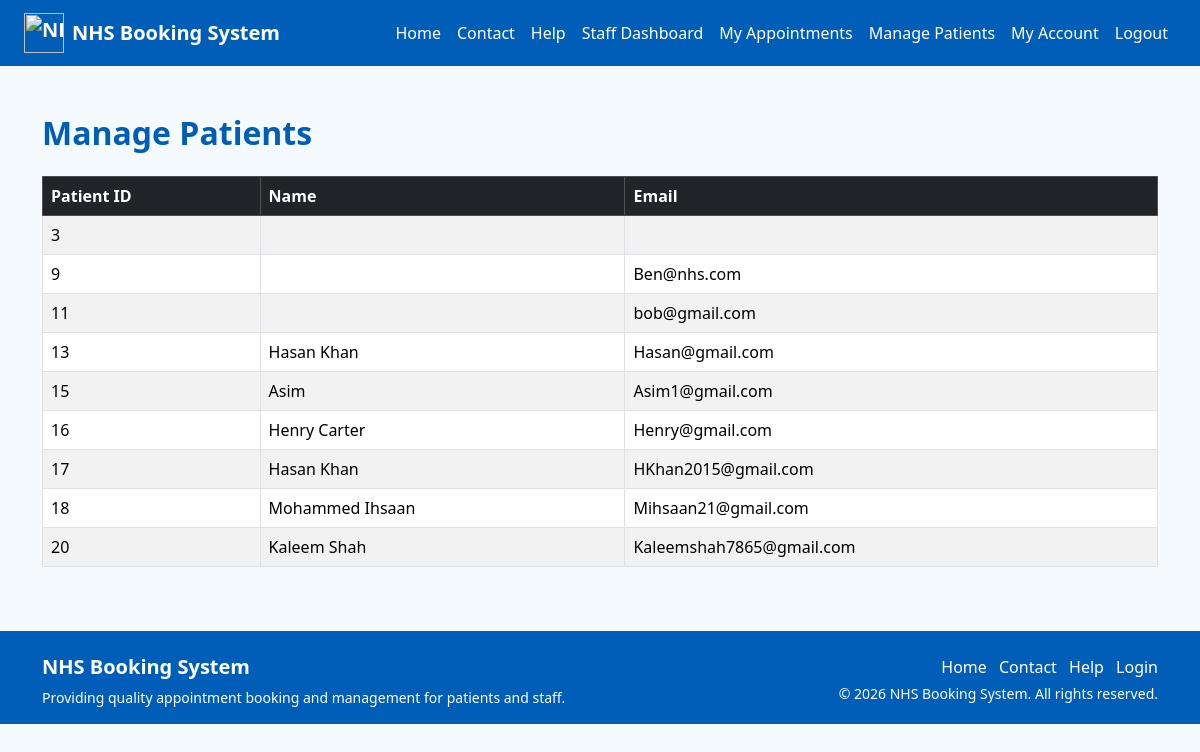
/manage_patients.php (signed in), run on the app's committed database.
### tables this page shows
CREATE TABLE `users` (
  `id` int(11) NOT NULL,
  `name` varchar(100) DEFAULT NULL,
  `email` varchar(100) DEFAULT NULL,
  `password` varchar(255) DEFAULT NULL,
  `role` enum('admin','staff') DEFAULT 'staff',
  `dob` date DEFAULT NULL,
  `address` text DEFAULT NULL,
  `postcode` varchar(20) DEFAULT NULL,
  `phone` varchar(15) DEFAULT NULL
);

### manage_patients.php (the view, shortened to what this page needs)
<?php
include 'navbar.php';
include 'includes/db.php';
$result = $conn->query("SELECT id, name, email FROM users WHERE email NOT LIKE '%@nhs.co.uk'");
?>
<!DOCTYPE html>
<html lang="en">
<head>
    <link href="https://cdn.jsdelivr.net/npm/bootstrap@5.3.2/dist/css/bootstrap.min.css" rel="stylesheet">
</head>
<body>
<div class="container mt-5 mb-5">
    <h2 class="mb-4">Manage Patients</h2>
    <div class="table-responsive">
        <table class="table table-striped table-bordered align-middle">
            <thead class="table-dark">
                <tr>
                    <th>Patient ID</th>
                    <th>Name</th>
                    <th>Email</th>
                </tr>
            </thead>
            <tbody>
                <?php while ($row = $result->fetch_assoc()) { ?>
                <tr>
                    <td data-label="Patient ID"><?= htmlspecialchars($row['id']) ?></td>
                    <td data-label="Name"><?= htmlspecialchars($row['name']) ?></td>
                    <td data-label="Email"><?= htmlspecialchars($row['email']) ?></td>
                </tr>
                <?php } ?>
            </tbody>
        </table>
    </div>
</div>
<?php include 'includes/footer.php'; ?>
</body>
</html>

### manage_patients.php (style rules this page uses)
body { background-color: #f4fafd; }
h2 { color: #005eb8; font-weight: bold; }

### data on the page
users: id "3"
users: id "9", email "Ben@nhs.com"
users: id "11", email "bob@gmail.com"
users: id "13", name "Hasan Khan", email "Hasan@gmail.com"
users: id "15", name "Asim", email "Asim1@gmail.com"
users: id "16", name "Henry Carter", email "Henry@gmail.com"
users: id "17", name "Hasan Khan", email "HKhan2015@gmail.com"
users: id "18", name "Mohammed Ihsaan", email "Mihsaan21@gmail.com"
users: id "20", name "Kaleem Shah", email "Kaleemshah7865@gmail.com"
